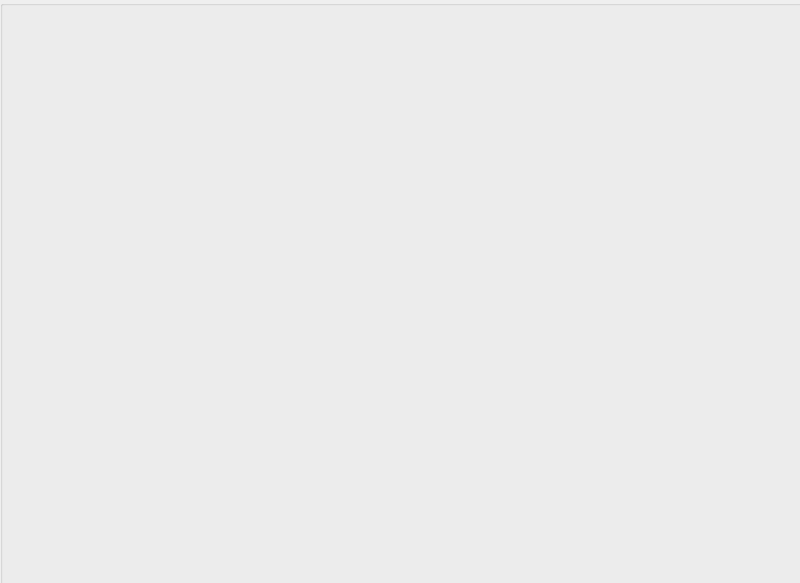
<?xml version="1.0" encoding="UTF-8"?>
<ui version="4.0">
 <class>MainWindow</class>
 <widget class="QMainWindow" name="MainWindow">
  <property name="geometry">
   <rect>
    <x>0</x>
    <y>0</y>
    <width>800</width>
    <height>583</height>
   </rect>
  </property>
  <property name="windowTitle">
   <string>MainWindow</string>
  </property>
  <widget class="QWidget" name="centralwidget">
   <widget class="QGroupBox" name="groupBox">
    <property name="geometry">
     <rect>
      <x>0</x>
      <y>0</y>
      <width>811</width>
      <height>591</height>
     </rect>
    </property>
    <property name="title">
     <string/>
    </property>
   </widget>
  </widget>
 </widget>
 <resources/>
 <connections/>
</ui>
